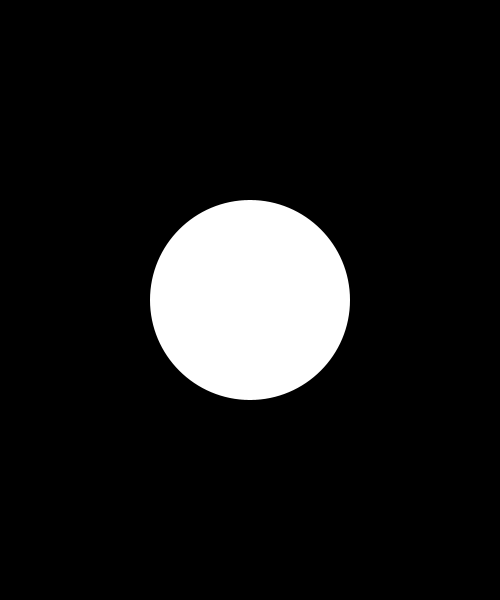
Frame 1 (no input)
Frame 60 (the mouse pressed at the canvas centre just before this capture): identical to frame 1, image omitted
Frame 120 (the mouse held since frame 60 and released just before this capture): identical to frame 1, image omitted

The Processing sketch that drew this single still picture (run headless with seeded random() and noise(); from frame 60 on, the mouse is pressed at the canvas centre):

// Processing sketch: day2_02_variables
// ── day2_02_variables.pde
// DataType nameVariable;  // declare = let com prepare a memory space!
// nameVariable = value;   // assign = store the value into the memory space!
                           // "=" is "assign operator", not "equal to" ! 

// 1. declare
// 2. assign (initialize - if you assign a value for the first time!)
// 3. call and use it!

// 1. declare
int x;
int y;

void setup() {
  size(500, 600);
  background(0);
  
  // if auto-Formatted with Pink color!
  // Environment Variables, such as mouseX, mouseY, frameCount
  
  // ellipse( width/2, height/2, 200, 200 ); // (x,y,w,h)
  
  // to see the value in Console window
  println(width);
  println(height); 
  
  // 2. assign
  x = width/2;
  y = height/2;
}

void draw() {
  background(0); // to clear the background with the color (black)
  
  noStroke();
  // 3. call and use
  ellipse( x, y, 200, 200 );
}
